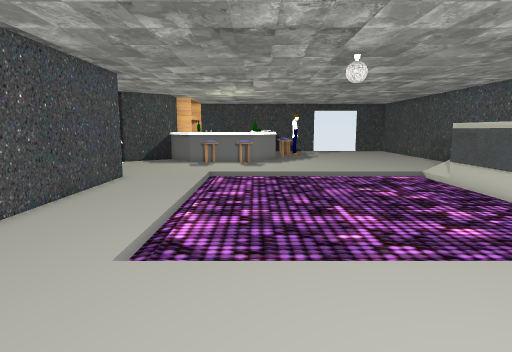
[1] (above)

18 first-person views from a walk through a 3-D level made in the Unity game engine. The camera is 1.2 m above the floor, tilts 8° down and sees 75° across. Doors are open. The floor is counted in squares, 0.5 m on a side. Each view is taken from the middle of a square. On the plan, view 1 faces up. The plan holds only what a view shows up to about 20 squares ahead; the rest is blank. The player character is not drawn. Some surface patterns are stand-ins.

[2]
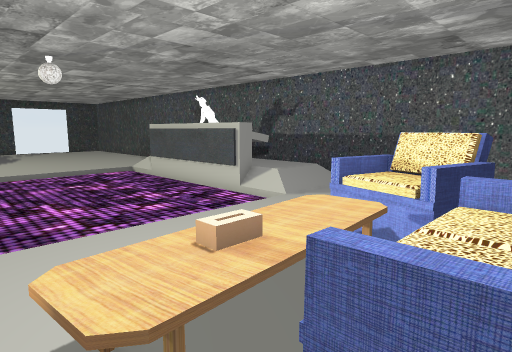

[3]
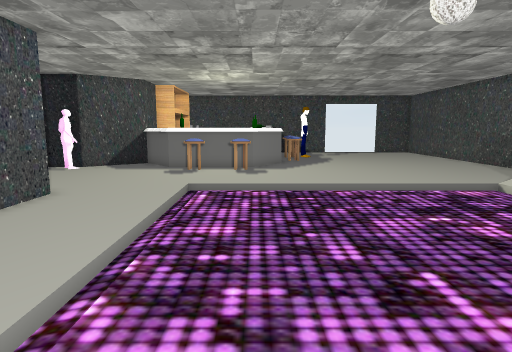

[4]
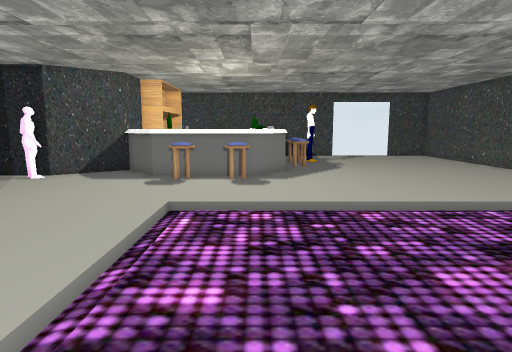

[5]
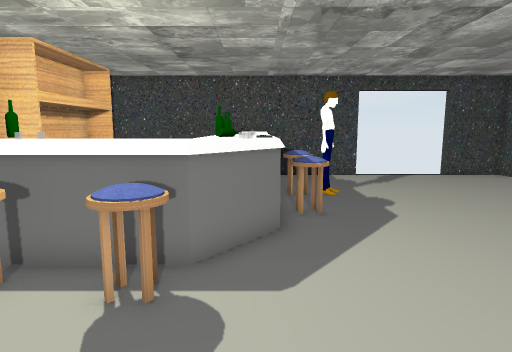

[6]
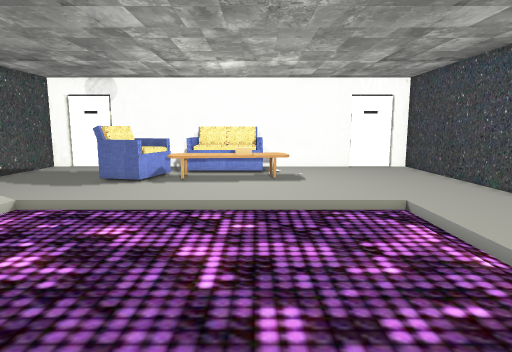

[7]
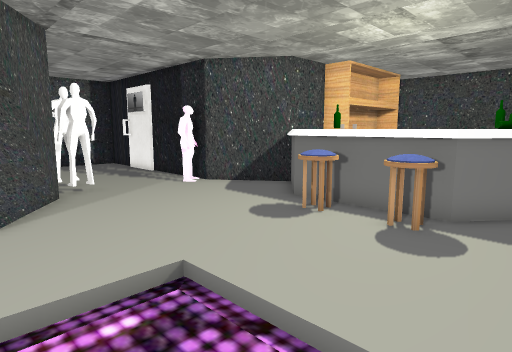

[8]
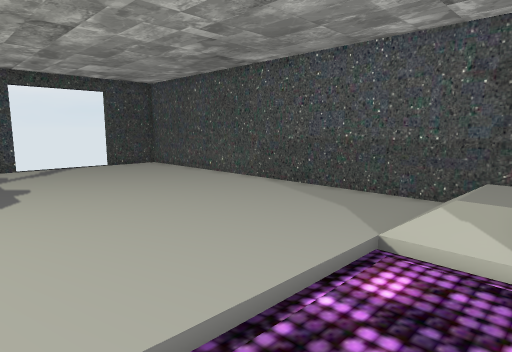

[9]
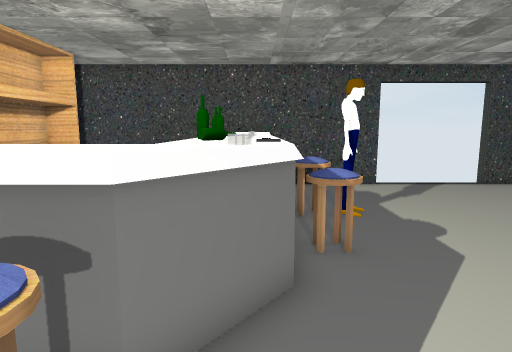

[10]
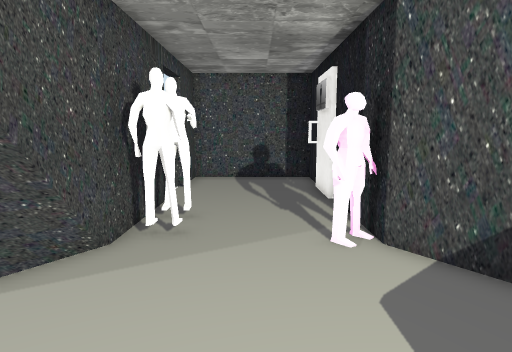

[11]
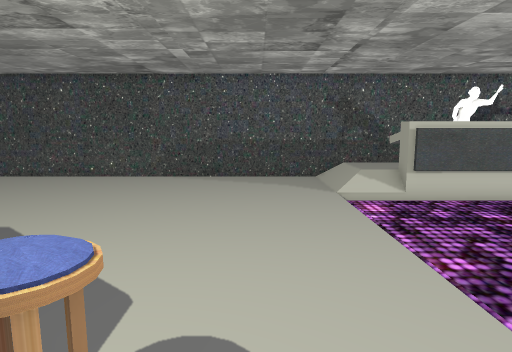

[12]
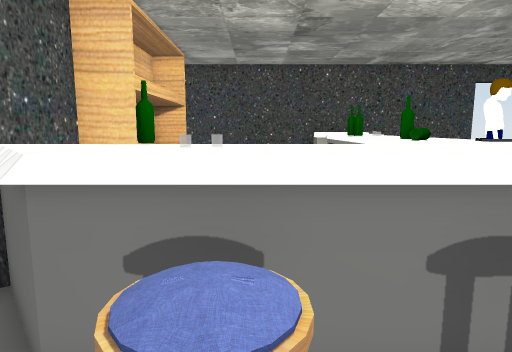

[13]
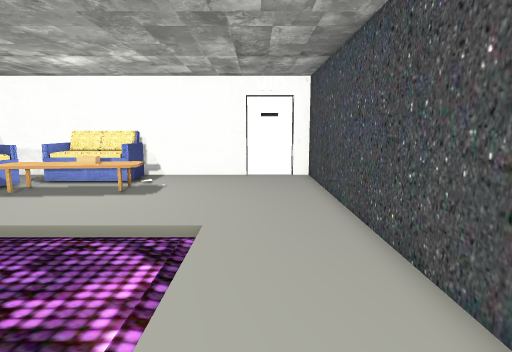

[14]
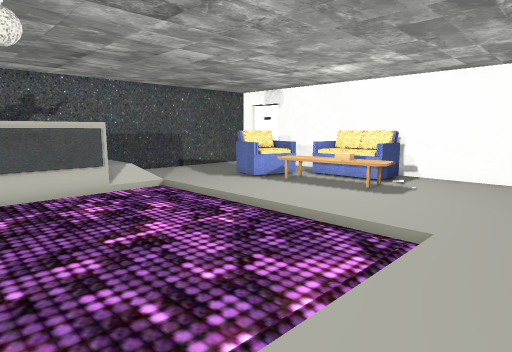

[15]
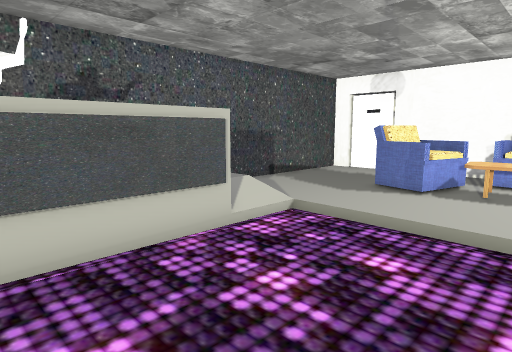

[16]
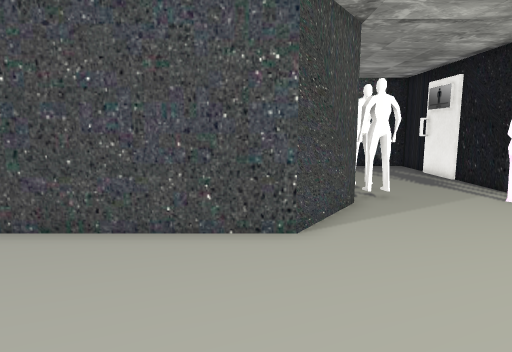

[17]
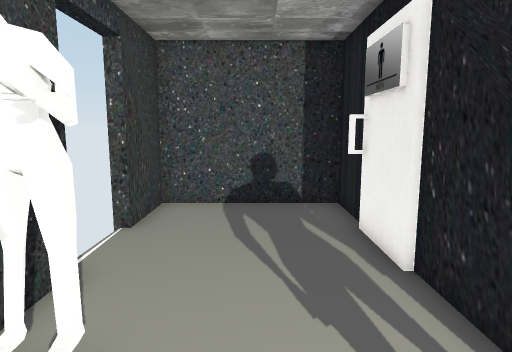

[18]
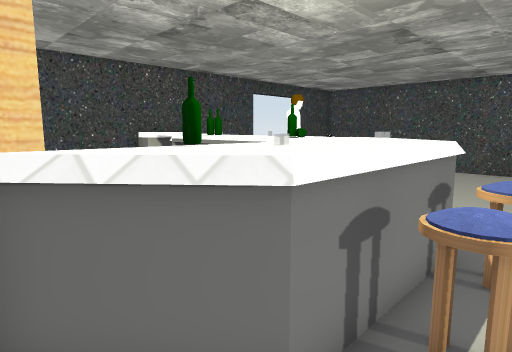

### Floor plan
Key: @ floor where view 1 was taken; # wall or solid block; x gap in a wall; . main floor; : floor 0.5 m higher than the main floor; / step, stairs or slope; D open door; = window, fence, low wall or low ledge; ^ raised ledge; S sofa; T stool; B bottle; O other object.
Columns run from 20 left of view 1 to 14 right of it. Each row starts with its distance up from view 1.
 37                ############DDDDD#
 36               #     ^^    #DD..  ##
 35              ##     ^ ............#
 34              ##     ^^x...........#
 33              #^     ^^ ...........#
 32              #^     B^^T#.........#
 31              #^     ^^^T#.........#
 30              #^     ^^=...........#
 29              ##     B^T#..........#
 28              #      BO^T..........#
 27             ##^BB^^^^^=...........#
 26            ##.^^^^^^^=............#
 25 ############...^^^^^^.............#
 24 #..###...OO ....TT.T#.............#
 23 #.........O......T.T..............#
 22 #.................................#
 21 #.................................#
 20 #.......###.......................#
 19 ####..######......////////////....#
 18    #       ##.................////#
 17             ##................/:::#
 16              #................==::#
 15              #................^   #
 14              #...............#^=  #
 13              #...............#^## #
 12              #...............#^=  #
 11              #...............#^  :#
 10              #...............#^ ::#
  9              #...............##=::#
  8              #................/:::#
  7              #................/:::#
  6              #....////////////////#
  5              #....................#
  4              #....................#
  3              #....................#
  2              #.............SSS....#
  1              #.......OOOOO=^^S....#
  0              #......@O....SS# ....#
 -1              #........S^^S..S ....#
 -2              #........S^^S..   ...#
 -3              #........####...  ...#
 -4              ######################

Where each view was taken, in squares from view 1:
view 1: 0 up, 0 right, facing up
view 2: 2 down, 0 right, facing up-right
view 3: 6 up, 0 right, facing up
view 4: 9 up, 0 right, facing up
view 5: 19 up, 1 right, facing up
view 6: 16 up, 2 right, facing down
view 7: 16 up, 2 right, facing up-left
view 8: 16 up, 3 right, facing up-right
view 9: 22 up, 1 right, facing up
view 10: 22 up, 3 left, facing left
view 11: 22 up, 3 left, facing right
view 12: 22 up, 3 left, facing up
view 13: 14 up, 4 left, facing down
view 14: 14 up, 5 left, facing down-right
view 15: 14 up, 3 right, facing down-right
view 16: 16 up, 0 right, facing left
view 17: 22 up, 9 left, facing left
view 18: 23 up, 7 left, facing up-right
